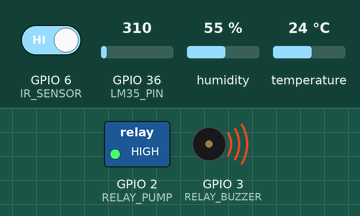
Recording of a sketch running on a simulated ESP32. Shown: switched loads named in the sketch (green lamp = pin HIGH), buzzer (waves = sounding, pin HIGH). Inputs (shaded band) come from the test bench; at power-on: GPIO 36 (LM35_PIN) = 310, GPIO 6 (IR_SENSOR) HIGH, temperature 24 °C, humidity 55 %. What the sketch prints to the serial monitor is not drawn.

Above: at 2.8 s.
2.9 s: GPIO 36 (LM35_PIN) set to 193
5.6 s: GPIO 36 (LM35_PIN) set to 166
At 6.9 s:
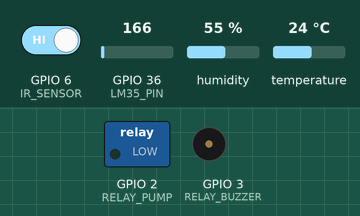
8.3 s: GPIO 6 (IR_SENSOR) driven LOW
At 10.9 s:
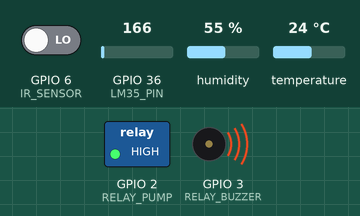
13.8 s: GPIO 6 (IR_SENSOR) driven HIGH
At 14.9 s:
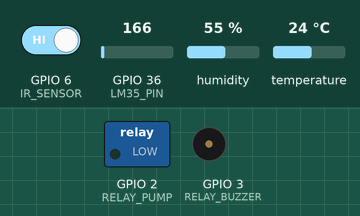
16.5 s: temperature set to 28 °C
At 19.7 s:
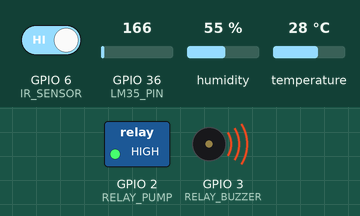
Timing chart, 0 to 20.9 s (numbered marks = the images above; inputs shaded):
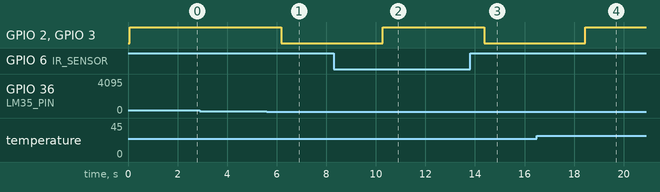

Measured:
- the behaviour switches between 174 and 173 on GPIO 36 (LM35_PIN) (found by bisection; images 0 and 1)
- the behaviour switches between 26 and 27 °C on temperature (found by bisection; images 3 and 4)
- after the input at 2.9 s, every drawn part: stays the same
- after the input at 5.6 s, GPIO 2 (RELAY_PUMP), GPIO 3 (RELAY_BUZZER): HIGH → LOW after 0.59 s
- after the input at 8.3 s, GPIO 2 (RELAY_PUMP), GPIO 3 (RELAY_BUZZER): LOW → HIGH after 2.0 s
- after the input at 13.8 s, GPIO 2 (RELAY_PUMP), GPIO 3 (RELAY_BUZZER): HIGH → LOW after 0.57 s
- after the input at 16.5 s, GPIO 2 (RELAY_PUMP), GPIO 3 (RELAY_BUZZER): LOW → HIGH after 2.0 s

The sketch:

fire_supression.ino
```cpp
#include <DHTesp.h>

#include <DHT.h>

// ------------------ Pin Configuration ------------------
#define IR_SENSOR D5       // IR sensor OUT pin
#define RELAY_PUMP D1      // Water pump relay IN pin
#define RELAY_BUZZER D2    // Buzzer relay IN pin
#define DHTPIN D4          // DHT11 data pin
#define DHTTYPE DHT11
#define LM35_PIN A0        // LM35 analog output pin

// ------------------ Sensor Objects ------------------
DHT dht(DHTPIN, DHTTYPE);

// ------------------ Thresholds ------------------
#define TEMP_THRESHOLD 40.0   // °C
#define IR_DETECTED LOW       // depends on your IR sensor output (use LOW or HIGH)

// -----------------------------------------------------
void setup() {
  Serial.begin(9600);
  dht.begin();

  pinMode(IR_SENSOR, INPUT);
  pinMode(RELAY_PUMP, OUTPUT);
  pinMode(RELAY_BUZZER, OUTPUT);

  // Start with everything OFF
  digitalWrite(RELAY_PUMP, LOW);
  digitalWrite(RELAY_BUZZER, LOW);

  Serial.println("Fire Prevention System Initialized...");
}

// -----------------------------------------------------
void loop() {
  // --- Read DHT11 values ---
  float humidity = dht.readHumidity();
  float tempDHT = dht.readTemperature(); // °C

  // --- Read LM35 value ---
  int sensorValue = analogRead(LM35_PIN);
  float voltage = sensorValue * (3.3 / 1023.0);
  float tempLM35 = voltage * 100.0; // 10mV per °C

  // --- Read IR sensor ---
  int irValue = digitalRead(IR_SENSOR);

  // --- Combine temperature sources ---
  float temperature = (tempDHT + tempLM35) / 2.0;

  // --- Print sensor values ---
  Serial.print("IR: "); Serial.print(irValue == IR_DETECTED ? "🔥 Fire Detected" : "No Fire");
  Serial.print(" | Temp: "); Serial.print(temperature); Serial.print("°C");
  Serial.print(" | Humidity: "); Serial.print(humidity); Serial.println("%");

  // --- Fire Detection Logic ---
  if (irValue == IR_DETECTED || temperature > TEMP_THRESHOLD) {
    Serial.println("ALERT! Activating Pump & Buzzer...");
    digitalWrite(RELAY_PUMP, HIGH);    // Turn ON pump
    digitalWrite(RELAY_BUZZER, HIGH);  // Turn ON buzzer
  } else {
    Serial.println("Safe: System in standby.");
    digitalWrite(RELAY_PUMP, LOW);     // Turn OFF pump
    digitalWrite(RELAY_BUZZER, LOW);   // Turn OFF buzzer
  }

  delay(2000); // Update every 2 seconds
}
```
